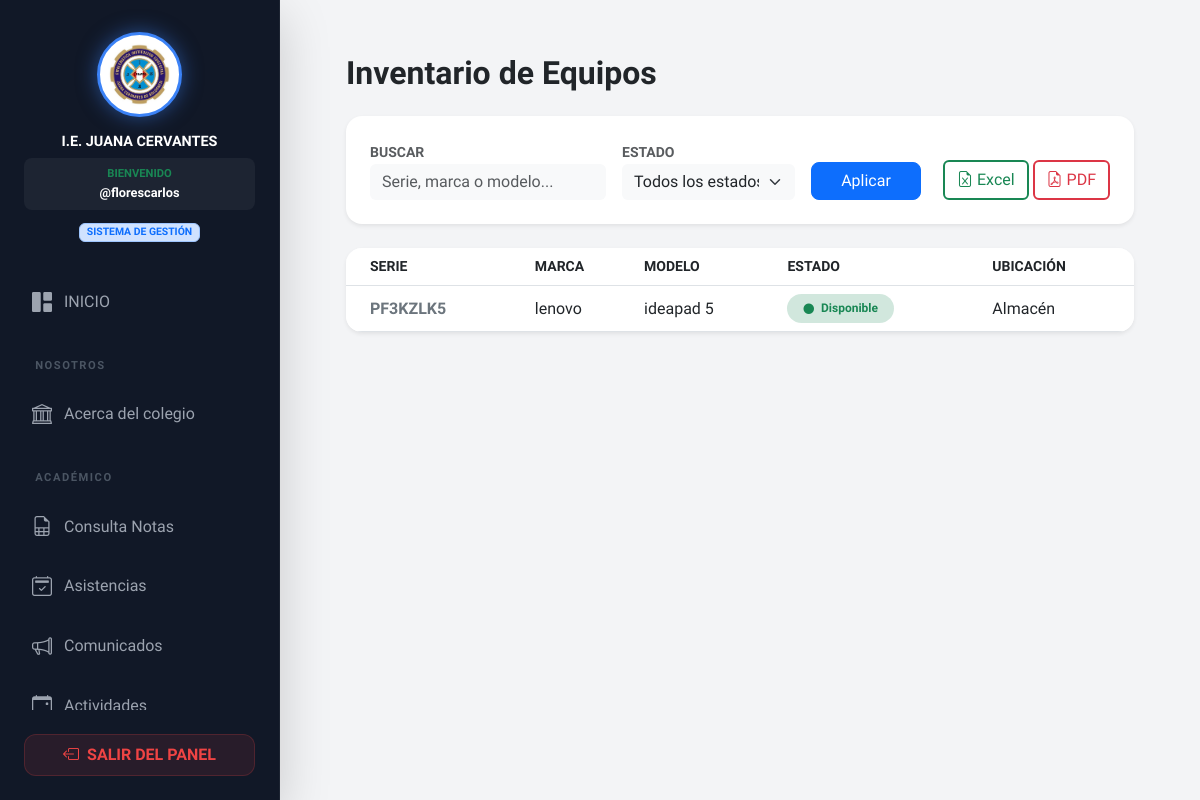
The app's page /reportes/ (signed in), older data.
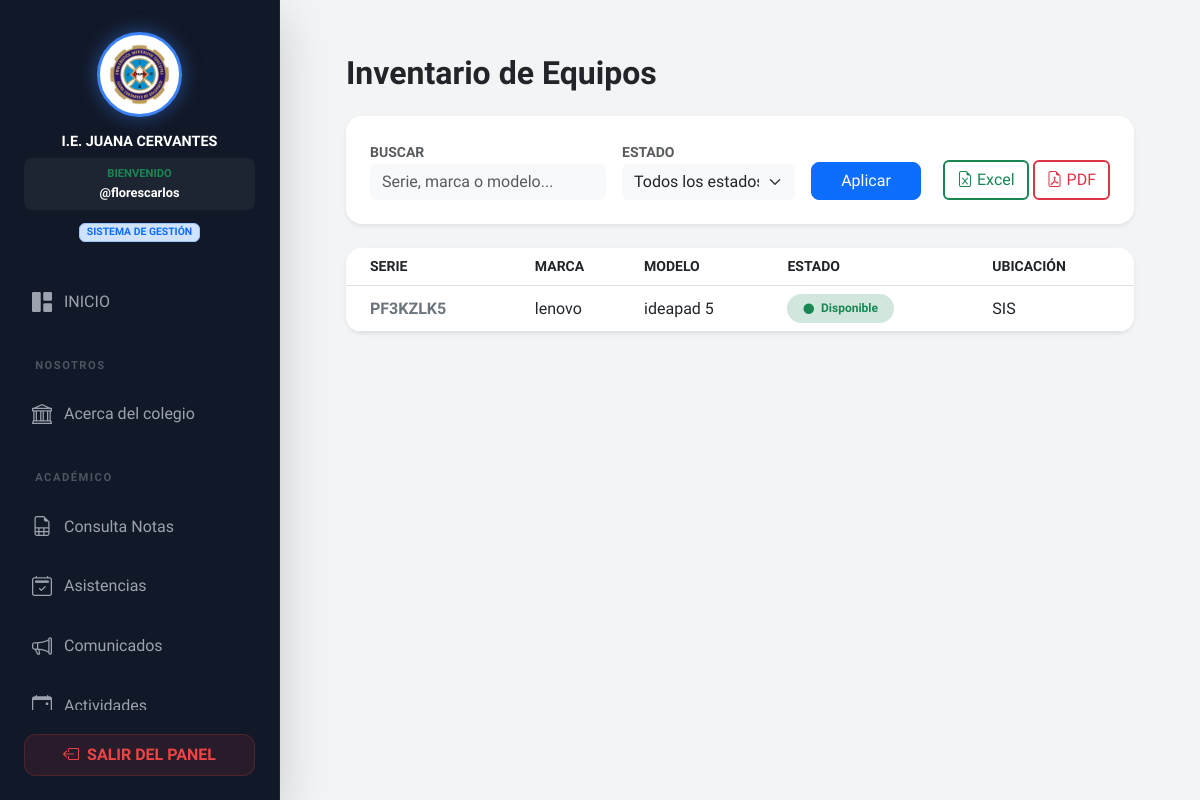
The same page, newer data.
### gestion/models.py (models this page shows, shortened)
class Equipo(models.Model):
    CATEGORIAS = [
        ('LAPTOP', 'Laptop / Computadora'),
        ('SONIDO', 'Equipo de Sonido / Parlantes'),
        ('ELECTRO', 'Electrodoméstico'),
        ('ACCESORIO', 'Accesorio'),
    ]
    ESTADOS = [
        ('DISPONIBLE', 'Disponible'),
        ('EN_USO', 'En Uso'),
        ('MANTENIMIENTO', 'En Mantenimiento'),
        ('BAJA', 'Baja'),
    ]
    serie = models.CharField(max_length=100, unique=True)
    categoria = models.CharField(max_length=20, choices=CATEGORIAS, default='LAPTOP')
    marca = models.CharField(max_length=50)
    modelo = models.CharField(max_length=50)
    fecha_ingreso_colegio = models.DateField(verbose_name="Fecha de Ingreso/Donación")
    estado = models.CharField(max_length=15, choices=ESTADOS, default='DISPONIBLE')
    aula_actual = models.CharField(max_length=100, blank=True, null=True)
    eliminado = models.BooleanField(default=False, editable=False)
    objects = EquipoManager()

### gestion/views.py (the view)
# urls.py: path('reportes/', views.reportes_view, name='reportes'),
def reportes_view(request):
    if not request.user.is_authenticated and not request.session.get('es_invitado'):
        return redirect('login')
    equipos = Equipo.objects.filter(eliminado=False)
    q = request.GET.get('q', '')
    estado = request.GET.get('estado', '')
    if q:
        equipos = equipos.filter(
            Q(serie__icontains=q) |
            Q(marca__icontains=q) |
            Q(modelo__icontains=q)
        )
    if estado:
        equipos = equipos.filter(estado=estado)
    export_type = request.GET.get('export')
    if export_type == 'excel':
        return exportar_excel(equipos)
    elif export_type == 'pdf':
        return exportar_pdf(equipos)
    return render(request, 'reportes.html', {
        'equipos': equipos,
        'q': q,
        'estado_actual': estado
    })

### gestion/templates/reportes.html (shortened to what this page needs)
{% extends "base.html" %}
{% block content %}
<div class="container-fluid p-4">
    <h2 class="fw-bold mb-4">Inventario de Equipos</h2>
    <div class="card border-0 shadow-sm mb-4 rounded-4">
        <div class="card-body p-4">
            <form method="GET" class="row g-3 align-items-end">
                <div class="col-md-4">
                    <label class="small fw-bold text-muted">BUSCAR</label>
                    <input type="text" name="q" value="{{ q }}" class="form-control bg-light border-0" placeholder="Serie, marca o modelo...">
                </div>
                <div class="col-md-3">
                    <label class="small fw-bold text-muted">ESTADO</label>
                    <select name="estado" class="form-select bg-light border-0">
                        <option value="">Todos los estados</option>
                    </select>
                </div>
                <div class="col-md-2">
                    <button type="submit" class="btn btn-primary w-100 rounded-3">Aplicar</button>
                </div>
                <div class="col-md-3 text-end">
                    <a href="?export=excel&q={{ q }}&estado={{ estado_actual }}" class="btn btn-outline-success border-2">
                        <i class="bi bi-file-earmark-excel"></i> Excel
                    </a>
                    <a href="?export=pdf&q={{ q }}&estado={{ estado_actual }}" class="btn btn-outline-danger border-2">
                        <i class="bi bi-file-earmark-pdf"></i> PDF
                    </a>
                </div>
            </form>
        </div>
    </div>
    <div class="card border-0 shadow-sm rounded-4 overflow-hidden">
        <table class="table table-hover align-middle mb-0">
            <thead class="bg-light">
                <tr class="small text-muted">
                    <th class="ps-4">SERIE</th>
                    <th>MARCA</th>
                    <th>MODELO</th>
                    <th>ESTADO</th>
                    <th>UBICACIÓN</th>
                </tr>
            </thead>
            <tbody>
                {% for e in equipos %}
                <tr>
                    <td class="ps-4 fw-bold text-secondary">{{ e.serie }}</td>
                    <td>{{ e.marca }}</td>
                    <td>{{ e.modelo }}</td>
                    <td>
                        {% if e.estado == 'DISPONIBLE' %}
                            <span class="badge rounded-pill bg-success-subtle text-success px-3 py-2">
                                <i class="bi bi-circle-fill me-1 small"></i> Disponible
                            </span>
                        {% elif e.estado == 'EN_USO' %}
                            <span class="badge rounded-pill bg-primary-subtle text-primary px-3 py-2">
                                <i class="bi bi-circle-fill me-1 small"></i> En Uso
                            </span>
                        {% else %}
                            <span class="badge rounded-pill bg-warning-subtle text-warning px-3 py-2">
                                <i class="bi bi-circle-fill me-1 small"></i> Reparación
                            </span>
                        {% endif %}
                    </td>
                    <td>{{ e.aula_actual|default:"Almacén" }}</td>
                </tr>
                {% endfor %}
            </tbody>
        </table>
    </div>
</div>
{% endblock %}

Row changes from the older to the newer data that the page shows:
changed Equipo "PF3KZLK5": aula_actual "Almacén" → "SIS"
